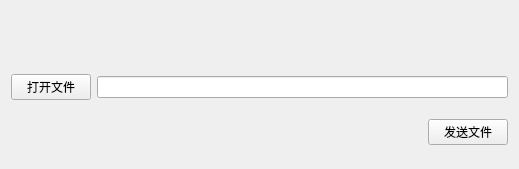
<?xml version="1.0" encoding="UTF-8"?>
<ui version="4.0">
 <class>SendFile</class>
 <widget class="BasicWindow" name="SendFile">
  <property name="geometry">
   <rect>
    <x>0</x>
    <y>0</y>
    <width>519</width>
    <height>169</height>
   </rect>
  </property>
  <property name="windowTitle">
   <string>SendFile</string>
  </property>
  <layout class="QVBoxLayout" name="verticalLayout_2">
   <property name="spacing">
    <number>0</number>
   </property>
   <property name="leftMargin">
    <number>0</number>
   </property>
   <property name="topMargin">
    <number>0</number>
   </property>
   <property name="rightMargin">
    <number>0</number>
   </property>
   <property name="bottomMargin">
    <number>0</number>
   </property>
   <item>
    <widget class="QWidget" name="titleWidget" native="true">
     <property name="sizePolicy">
      <sizepolicy hsizetype="Preferred" vsizetype="Minimum">
       <horstretch>0</horstretch>
       <verstretch>0</verstretch>
      </sizepolicy>
     </property>
     <property name="minimumSize">
      <size>
       <width>0</width>
       <height>50</height>
      </size>
     </property>
     <property name="maximumSize">
      <size>
       <width>16777215</width>
       <height>50</height>
      </size>
     </property>
     <property name="titleskin" stdset="0">
      <bool>true</bool>
     </property>
    </widget>
   </item>
   <item>
    <widget class="QWidget" name="bodyWidget" native="true">
     <property name="bottomskin" stdset="0">
      <bool>true</bool>
     </property>
     <layout class="QVBoxLayout" name="verticalLayout">
      <item>
       <layout class="QHBoxLayout" name="horizontalLayout_2">
        <item>
         <widget class="QPushButton" name="openBtn">
          <property name="text">
           <string>打开文件</string>
          </property>
         </widget>
        </item>
        <item>
         <widget class="QLineEdit" name="lineEdit"/>
        </item>
       </layout>
      </item>
      <item>
       <layout class="QHBoxLayout" name="horizontalLayout">
        <item>
         <spacer name="horizontalSpacer">
          <property name="orientation">
           <enum>Qt::Horizontal</enum>
          </property>
          <property name="sizeHint" stdset="0">
           <size>
            <width>398</width>
            <height>20</height>
           </size>
          </property>
         </spacer>
        </item>
        <item>
         <widget class="QPushButton" name="sendBtn">
          <property name="text">
           <string>发送文件</string>
          </property>
         </widget>
        </item>
       </layout>
      </item>
     </layout>
    </widget>
   </item>
  </layout>
 </widget>
 <layoutdefault spacing="6" margin="11"/>
 <customwidgets>
  <customwidget>
   <class>BasicWindow</class>
   <extends>QWidget</extends>
   <header>basicwindow.h</header>
   <container>1</container>
  </customwidget>
 </customwidgets>
 <resources/>
 <connections/>
</ui>
